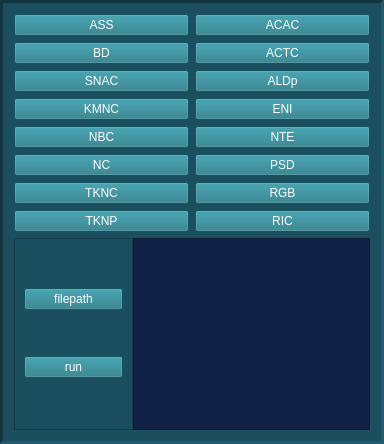
           <widget class="QFrame" name="frame_white">
            <property name="styleSheet">
             <string notr="true">background-color: rgb(27, 79, 95);</string>
            </property>
            <property name="frameShape">
             <enum>QFrame::Panel</enum>
            </property>
            <property name="frameShadow">
             <enum>QFrame::Sunken</enum>
            </property>
            <property name="lineWidth">
             <number>3</number>
            </property>
            <property name="midLineWidth">
             <number>3</number>
            </property>
            <layout class="QGridLayout" name="gridLayout">
             <item row="0" column="0">
              <widget class="QPushButton" name="pushButton_ASS">
               <property name="styleSheet">
                <string notr="true">color: rgb(255, 255, 255);
background-color: rgb(28, 118, 132);</string>
               </property>
               <property name="text">
                <string>ASS</string>
               </property>
              </widget>
             </item>
             <item row="0" column="1">
              <widget class="QPushButton" name="pushButton_ACAC">
               <property name="styleSheet">
                <string notr="true">color: rgb(255, 255, 255);
background-color: rgb(28, 118, 132);</string>
               </property>
               <property name="text">
                <string>ACAC</string>
               </property>
              </widget>
             </item>
             <item row="1" column="0">
              <widget class="QPushButton" name="pushButton_BD">
               <property name="styleSheet">
                <string notr="true">color: rgb(255, 255, 255);
background-color: rgb(28, 118, 132);</string>
               </property>
               <property name="text">
                <string>BD</string>
               </property>
              </widget>
             </item>
             <item row="1" column="1">
              <widget class="QPushButton" name="pushButton_ACTC">
               <property name="styleSheet">
                <string notr="true">color: rgb(255, 255, 255);
background-color: rgb(28, 118, 132);</string>
               </property>
               <property name="text">
                <string>ACTC</string>
               </property>
              </widget>
             </item>
             <item row="2" column="0">
              <widget class="QPushButton" name="pushButton_SNAC">
               <property name="styleSheet">
                <string notr="true">color: rgb(255, 255, 255);
background-color: rgb(28, 118, 132);</string>
               </property>
               <property name="text">
                <string>SNAC</string>
               </property>
              </widget>
             </item>
             <item row="2" column="1">
              <widget class="QPushButton" name="pushButton_ALDp">
               <property name="styleSheet">
                <string notr="true">color: rgb(255, 255, 255);
background-color: rgb(28, 118, 132);</string>
               </property>
               <property name="text">
                <string>ALDp</string>
               </property>
              </widget>
             </item>
             <item row="3" column="0">
              <widget class="QPushButton" name="pushButton_KMNC">
               <property name="styleSheet">
                <string notr="true">color: rgb(255, 255, 255);
background-color: rgb(28, 118, 132);</string>
               </property>
               <property name="text">
                <string>KMNC</string>
               </property>
              </widget>
             </item>
             <item row="3" column="1">
              <widget class="QPushButton" name="pushButton_ENI">
               <property name="styleSheet">
                <string notr="true">color: rgb(255, 255, 255);
background-color: rgb(28, 118, 132);</string>
               </property>
               <property name="text">
                <string>ENI</string>
               </property>
              </widget>
             </item>
             <item row="4" column="0">
              <widget class="QPushButton" name="pushButton_NBC">
               <property name="styleSheet">
                <string notr="true">color: rgb(255, 255, 255);
background-color: rgb(28, 118, 132);</string>
               </property>
               <property name="text">
                <string>NBC</string>
               </property>
              </widget>
             </item>
             <item row="4" column="1">
              <widget class="QPushButton" name="pushButton_NTE">
               <property name="styleSheet">
                <string notr="true">color: rgb(255, 255, 255);
background-color: rgb(28, 118, 132);</string>
               </property>
               <property name="text">
                <string>NTE</string>
               </property>
              </widget>
             </item>
             <item row="5" column="0">
              <widget class="QPushButton" name="pushButton_NC">
               <property name="styleSheet">
                <string notr="true">color: rgb(255, 255, 255);
background-color: rgb(28, 118, 132);</string>
               </property>
               <property name="text">
                <string>NC</string>
               </property>
              </widget>
             </item>
             <item row="5" column="1">
              <widget class="QPushButton" name="pushButton_PSD">
               <property name="styleSheet">
                <string notr="true">color: rgb(255, 255, 255);
background-color: rgb(28, 118, 132);</string>
               </property>
               <property name="text">
                <string>PSD</string>
               </property>
              </widget>
             </item>
             <item row="6" column="0">
              <widget class="QPushButton" name="pushButton_TKNC">
               <property name="styleSheet">
                <string notr="true">color: rgb(255, 255, 255);
background-color: rgb(28, 118, 132);</string>
               </property>
               <property name="text">
                <string>TKNC</string>
               </property>
              </widget>
             </item>
             <item row="6" column="1">
              <widget class="QPushButton" name="pushButton_RGB">
               <property name="styleSheet">
                <string notr="true">color: rgb(255, 255, 255);
background-color: rgb(28, 118, 132);</string>
               </property>
               <property name="text">
                <string>RGB</string>
               </property>
              </widget>
             </item>
             <item row="7" column="0">
              <widget class="QPushButton" name="pushButton_TKNP">
               <property name="styleSheet">
                <string notr="true">color: rgb(255, 255, 255);
background-color: rgb(28, 118, 132);</string>
               </property>
               <property name="text">
                <string>TKNP</string>
               </property>
              </widget>
             </item>
             <item row="7" column="1">
              <widget class="QPushButton" name="pushButton_RIC">
               <property name="styleSheet">
                <string notr="true">color: rgb(255, 255, 255);
background-color: rgb(28, 118, 132);</string>
               </property>
               <property name="text">
                <string>RIC</string>
               </property>
              </widget>
             </item>
             <item row="8" column="0" colspan="2">
              <layout class="QHBoxLayout" name="horizontalLayout_white" stretch="1,2">
               <property name="spacing">
                <number>0</number>
               </property>
               <property name="leftMargin">
                <number>0</number>
               </property>
               <item>
                <widget class="QFrame" name="frame_input_white">
                 <property name="frameShape">
                  <enum>QFrame::StyledPanel</enum>
                 </property>
                 <property name="frameShadow">
                  <enum>QFrame::Raised</enum>
                 </property>
                 <layout class="QVBoxLayout" name="verticalLayout_4">
                  <item>
                   <widget class="QPushButton" name="pushButton_filepath_white">
                    <property name="styleSheet">
                     <string notr="true">color: rgb(255, 255, 255);
background-color: rgb(28, 118, 132);</string>
                    </property>
                    <property name="text">
                     <string>filepath</string>
                    </property>
                   </widget>
                  </item>
                  <item>
                   <widget class="QPushButton" name="pushButton_run_white">
                    <property name="styleSheet">
                     <string notr="true">color: rgb(255, 255, 255);
background-color: rgb(28, 118, 132);</string>
                    </property>
                    <property name="text">
                     <string>run</string>
                    </property>
                   </widget>
                  </item>
                 </layout>
                </widget>
               </item>
               <item>
                <widget class="QTextBrowser" name="textBrowser_white">
                 <property name="styleSheet">
                  <string notr="true">background-color: rgb(18, 34, 70);</string>
                 </property>
                </widget>
               </item>
              </layout>
             </item>
            </layout>
           </widget>
